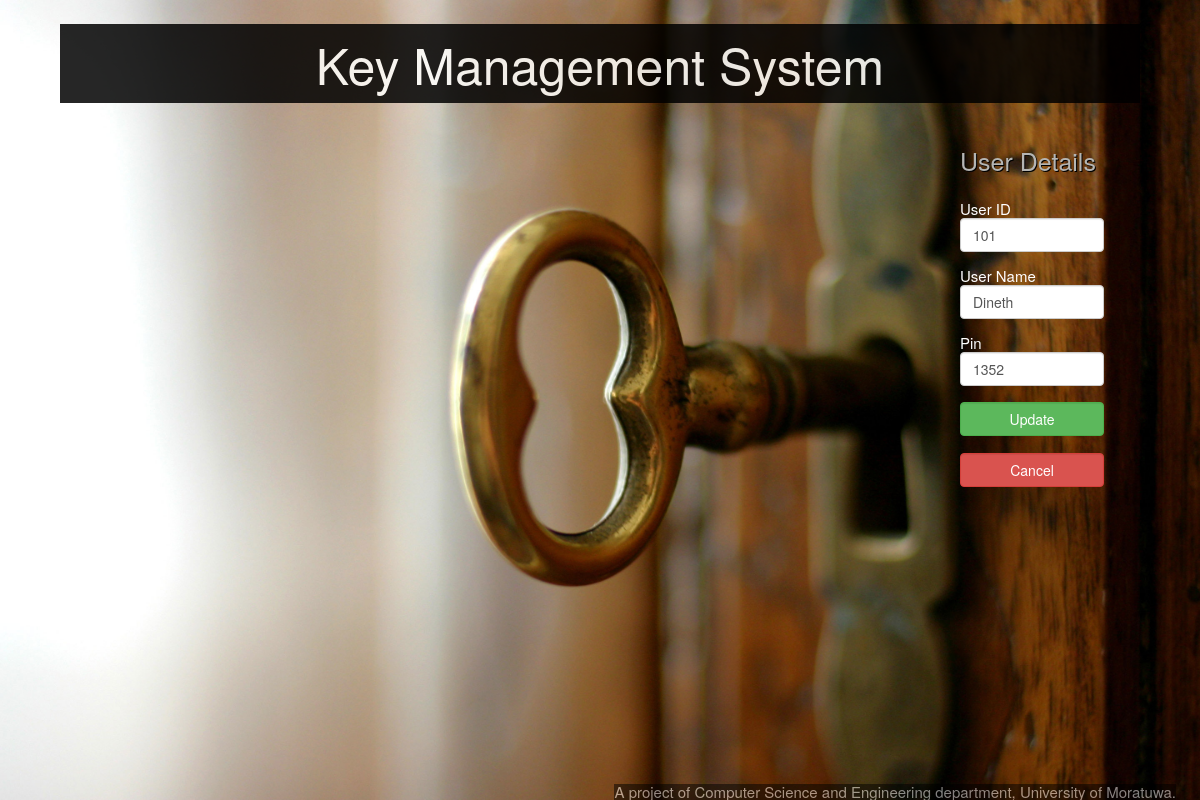
/UserConfiguration.php?UID=101, run on the app's committed database.
### tables this page shows
CREATE TABLE IF NOT EXISTS `user` (
  `UserId` int(4) NOT NULL,
  `UserName` varchar(45) NOT NULL,
  `Pin` int(4) NOT NULL
);

### UserConfiguration.php (the view, shortened to what this page needs)
<html>
<link href="StyleBootStrap.css" type="text/css" rel="stylesheet">
<link href="Styles.css" type="text/css" rel="stylesheet">
<head>
</head>
<body>
<h1 style="padding:1% 20%;">Key Management System</h1>
<?php
$UID=$_REQUEST['UID'];
$query = "SELECT * FROM user WHERE UserId=$UID";
$result = mysql_query($query);
$Usercount=0;
while($User  =  mysql_fetch_array($result)) {
    if ($Usercount < 1) {
        $Usercount++;
        echo "<fieldset style='width:12%; position:absolute; left:80%;>";
        echo " <legend style='width:80%;'><h2>User Details</h2></legend>";
        echo "<form method='POST' action='add.php' >";
        echo "<div>";
        echo " <h4><br>User ID<input name='UID' type='number' class='form-control' value='$User[UserId]'></h4>";
        echo " <h4><br>User Name<input name='UNAME' type='text' class='form-control' value='$User[UserName]'></h4>";
        echo " <h4><br>Pin <input name='PIN' type='number' class='form-control' value='$User[Pin]'></h4>";
        echo " <h4><br><button name='submitUC'  type='submit' class='form-control btn-success'> Update</button><br>
                <button name='cancel'  type='cancel'  class='form-control btn-danger'> Cancel</button></h4>";
        echo "</div>";
        echo "</form>";
        echo "</fieldset>";
}
}
?>
<div class="footer" style="float:bottom;">
    <h4>A project of Computer Science and Engineering department,
        University of Moratuwa.</h4>
</div>
</body>
</html>

### Styles.css (style rules this page uses)
body { background-image: url('key-in-door.jpg'); background-repeat: no-repeat; background-attachment: fixed; background-size:100% 100%; background-blend-mode: normal; background-color: rgb(0, 0, 0); }
h1 { font-size:50px; color: #e7e7e5; margin:2% 5% 2% 5%; text-shadow: 2px 2px black; background-color:black; text-align: center; opacity:0.8; }
h2 { color:#B5B5B3; font-size:25px; text-shadow: 1px 1px black; }
h4 { color: white; font-size:15px; margin:0 0 0 0; }
div.footer { opacity:0.7; background-color:black; position:fixed; bottom:0%; right:0%; margin: 0 0 0 0; }

### UserConfiguration.php (style rules this page uses)
body { background-image: url('key-in-door.jpg'); background-repeat: no-repeat; background-attachment: fixed; background-size:100% 100%; }
h1 { font-size:50px; color: #fffffd; margin:2% 5% 2% 5%; text-shadow: 2px 2px black; background-color:black; text-align: center; opacity:0.85; }
h2 { color:#B5B5B3; font-size:25px; text-shadow: 1px 1px black; }
h4 { color: white; font-size:15px; margin:0% 0% 0% 0%; }
div.footer { opacity:0.5; background-color:black; position:absolute; bottom:0%; right:2%; margin: 0px 0px 0px 0px; }

### data on the page
user: UID "101", UNAME "Dineth", PIN "1352"
